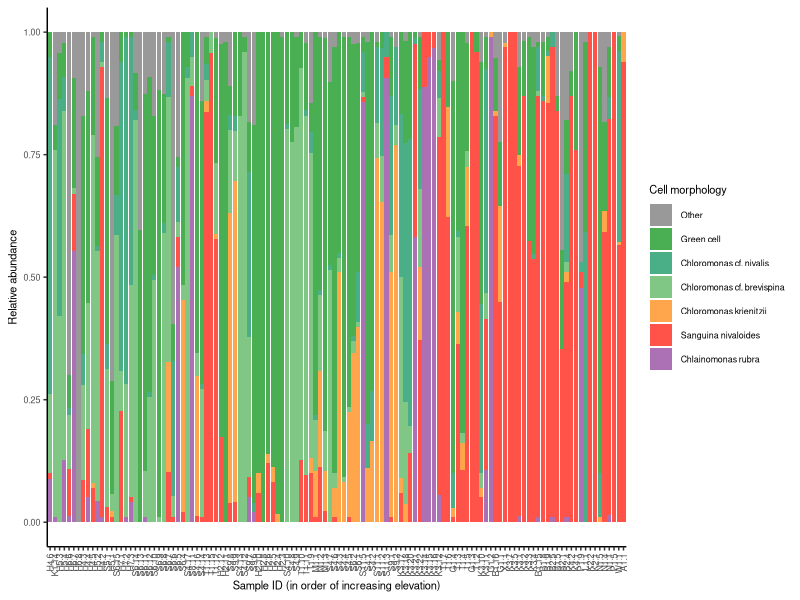

Recreate this plot in R.
# cell count pie charts

library(tidyverse)
library(here)


cellct <- read_csv(here::here("data/cellct/tidied_cellct.csv"))
field <- read_csv(here::here("data/field/tidy_field.csv"))

cellct <- cellct %>% 
  left_join(field, by="sample_id")


colors <- c("Chlainomonas rubra"="#ac71b5", #purple
            "Sanguina nivaloides"="#ff534a", #red
            # Chloromonas: pastel greens / blues / yellows
            "Chloromonas krienitzii"="#ffa54c",
            "Chloromonas cf. brevispina"="#80c786", "Chloromonas cf. nivalis"="#4aaf86", 
            #                 lt green                            teal
            "Other Chloromonas"="#4aaf53", "Chloromonas"="#4aaf53", 
            # greyish light green
            "Green cell"="#4aaf53", "Other"="grey60") #greys
# oops, ordered them backwards, too lazy to rewrite
colors <- colors %>% rev()


cellct_plot <- ggplot(cellct, aes(x=alias %>% fct_reorder(elev_m), 
                     y=percent_of_sample)) +
    geom_bar(aes(fill=morpho_sp %>% fct_relevel(names(colors))), position="stack", stat="identity") +
    theme_classic() +
    labs(x="Sample ID (in order of increasing elevation)", y="Relative abundance", fill="Cell morphology")+
    scale_fill_manual(values = colors) +
    theme(text = element_text(size=8),
          axis.text.x = element_text(angle = 90, hjust = 1, vjust=0.5))  
cellct_plot

# ggsave(filename = here::here("manuscript/supp/final/fig_S4_cellct.pdf"), width = 300, height = 100, units="mm")
